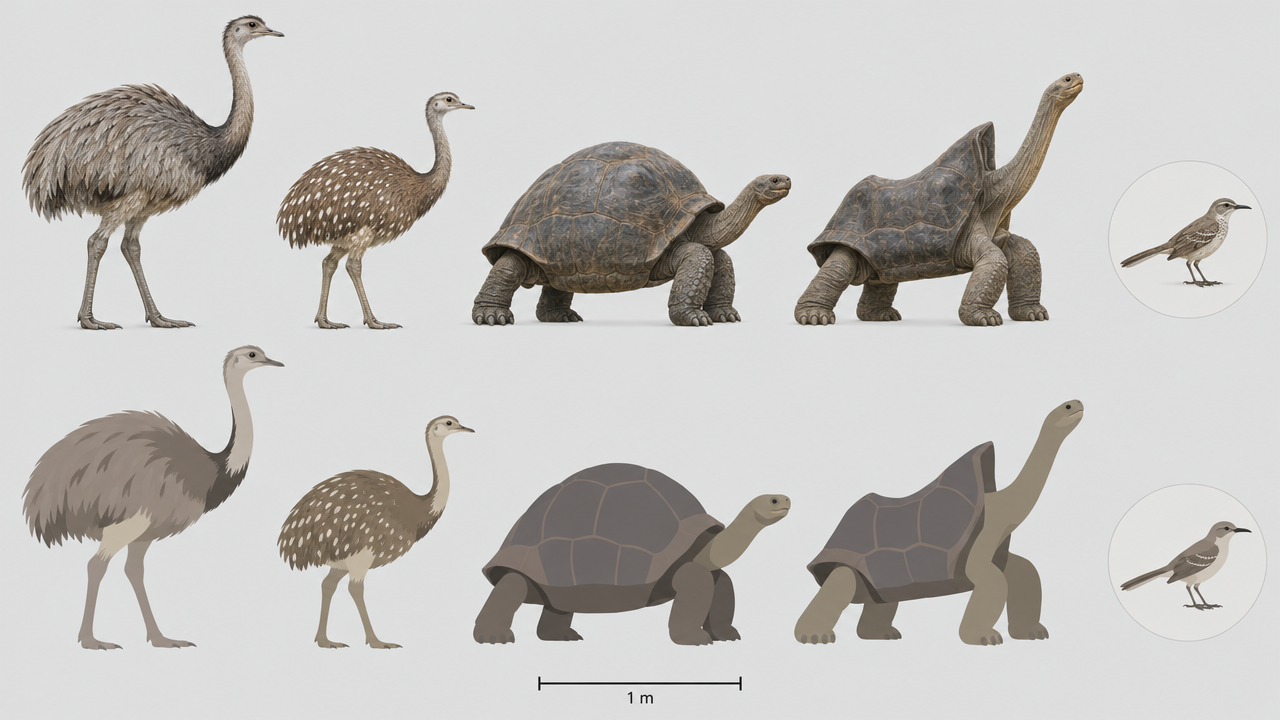
#> input picture referentie/dieren/darwin/vogels.png, 1280 x 720 px, found by its file name
$ python trek.py
#> lines starting #> are read from the running program, lines starting #| are printed output that depends on the picture; after the words box and inside, x2 and y2 are one past the last pixel; in counts of white or black regions, pixels touching at a corner belong together
# Overtrekken van de vlakke rij op de referentieplaten: per dier omtrek + toonvlakken (k-means) -> polygonen in cm (oorsprong midden onder, y omhoog negatief)
import cv2, numpy as np, json, sys
def trek(src, box, pxm, k, naam, eps=0.8, minA=60, grond=None):
#> called with src = '/root/evo2/ref9/vogels.png', box = (10, 340, 300, 660), pxm = 200, k = 3, naam = 'nandoe groot', eps = 0.8, minA = 60
    im = cv2.imread(src)[box[1]:box[3], box[0]:box[2]].copy()
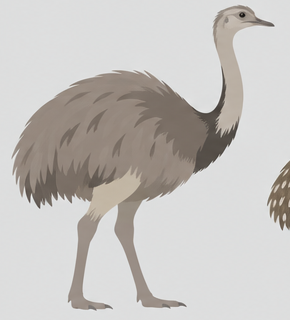
#> im: shape (320, 290, 3); mean B, G, R 191.5, 194.6, 197.7
    bg = np.array([222,222,222]); bgc = np.median(np.concatenate([im[0],im[-1],im[:,0],im[:,-1]]),axis=0); d = np.linalg.norm(im.astype(int) - bgc.astype(int), axis=2)
#> after `bgc = np.median(np.concatenate([im[0], im[-1], im[:, 0], im[:, -1]]), `: bgc = [222, 222, 221]
    mask = (d > 18).astype(np.uint8)*255
#> mask: shape (320, 290); 31.5% white; 2 white regions, box (x1, y1, x2, y2) and area: (11, 5, 275, 311) 28158, (267, 160, 290, 231) 1067
    mask = cv2.morphologyEx(mask, cv2.MORPH_OPEN, np.ones((3,3),np.uint8))
#> mask: shape (320, 290); 31.3% white; 2 white regions, box (x1, y1, x2, y2) and area: (12, 5, 274, 310) 27989, (267, 161, 290, 231) 1040
    n, lab, st, _ = cv2.connectedComponentsWithStats(mask)
#> lab: shape (320, 290) int32; 3 distinct labels, from 0 to 2
#> n = 3; st = [[0, 0, 290, 320, 63771], [12, 5, 262, 305, 27989], [267, 161, 23, 70, 1040]]
    i = 1 + np.argmax(st[1:, cv2.CC_STAT_AREA]); mask = ((lab == i)*255).astype(np.uint8)
#> after `i = 1 + np.argmax(st[1:, cv2.CC_STAT_AREA])`: i = 1
#> after `mask = ((lab == i) * 255).astype(np.uint8)`: mask: shape (320, 290); 30.2% white; 1 white region, box (x1, y1, x2, y2) and area: (12, 5, 274, 310) 27989
    mask = cv2.morphologyEx(mask, cv2.MORPH_CLOSE, np.ones((5,5),np.uint8))
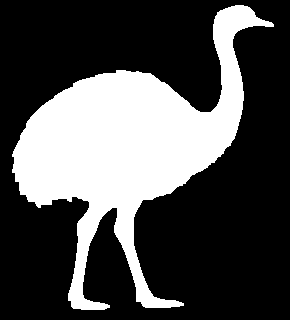
#> mask: shape (320, 290); 30.3% white; 1 white region
    ys, xs = np.nonzero(mask); y0 = ys.max() if grond is None else grond - box[1]; xm = (xs.min()+xs.max())/2
#> after `y0 = ys.max() if grond is None else grond - box[1]`: y0 = 309
#> after `xm = (xs.min() + xs.max()) / 2`: xm = 142.5
    def poly(m, e):
#> called with e = 0.8
        cs,_ = cv2.findContours(m, cv2.RETR_EXTERNAL, cv2.CHAIN_APPROX_NONE); out=[]
#> after `cs, _ = cv2.findContours(m, cv2.RETR_EXTERNAL, cv2.CHAIN_APPROX_NONE)`: cs = 1 contour; box (x1, y1, x2, y2) and area: (12, 5, 274, 310) 27450
        for c in cs:
            if cv2.contourArea(c) < minA: continue
            a = cv2.approxPolyDP(c, e, True)[:,0,:]
            out.append([[round((x-xm)/pxm*100,1), round((y-y0)/pxm*100,1)] for x,y in a])
#> this loop made 1 pass
#> after the loop, out = 1 item
        return out
    res = {'ref': [box[0]+float(xm), box[1]+float(y0)], 'pxm': pxm, 'omtrek': poly(mask, eps), 'breed_cm': round((xs.max()-xs.min())/pxm*100), 'hoog_cm': round((y0-ys.min())/pxm*100)}
    px = im[mask>0].astype(np.float32)
    crit = (cv2.TERM_CRITERIA_EPS+cv2.TERM_CRITERIA_MAX_ITER, 30, 1.0)
    _, lb, cen = cv2.kmeans(px, k, None, crit, 4, cv2.KMEANS_PP_CENTERS)
#> cen = [[94.81, 103.3, 113.6], [170.4, 181.3, 190.2], [127.3, 137.2, 149.4]]
    full = np.full(mask.shape, -1); full[mask>0] = lb[:,0]
#> after `full[mask > 0] = lb[:, 0]`: full: shape (320, 290) int64; 4 distinct labels, from -1 to 2
    order = np.argsort(cen.sum(1))  # donker -> licht
#> order = [0, 2, 1]
    res['tonen'] = []
    for r, ci in enumerate(order):
        m = ((full == ci)*255).astype(np.uint8); m = cv2.morphologyEx(m, cv2.MORPH_OPEN, np.ones((3,3),np.uint8))
        res['tonen'].append({'rang': r, 'rgb': [int(v) for v in cen[ci][::-1]], 'vlakken': poly(m, eps*1.2)})
#> this loop made 3 passes
#> ci on passes 1 to 3: 0, 2, 1
#> m: shape (320, 290); 3.7% white; 7 white regions (5 under 20 px), largest, box (x1, y1, x2, y2) and area: (216, 9, 253, 131) 2160, (87, 171, 140, 218) 1233
    print(naam, res['breed_cm'], res['hoog_cm'], [len(t['vlakken']) for t in res['tonen']], sum(len(p) for p in res['omtrek']), file=sys.stderr)
    return res
R = {}
V='/root/evo2/ref9/vogels.png'; Fo='/root/evo2/ref9/fossielen.png'
R['nandoeGroot'] = trek(V, (10,340,300,660), 200, 3, 'nandoe groot')
R['nandoeKlein'] = trek(V, (270,405,480,660), 200, 3, 'nandoe klein')
#> call 2 of trek, with src = '/root/evo2/ref9/vogels.png', box = (270, 405, 480, 660), pxm = 200, k = 3, naam = 'nandoe klein', eps = 0.8, minA = 60
#> in trek (call 2), `mask = (d > 18).astype(np.uint8)*255`: mask: shape (255, 210); 30.3% white; 2 white regions, box (x1, y1, x2, y2) and area: (7, 10, 205, 245) 16062, (202, 207, 210, 239) 160
#> in trek (call 2), `mask = cv2.morphologyEx(mask, cv2.MORPH_OPEN, np.ones((3,3),np.uint8))`: mask: shape (255, 210); 30.1% white; 2 white regions, box (x1, y1, x2, y2) and area: (7, 10, 205, 244) 15979, (203, 209, 210, 238) 155
#> in trek (call 2), `n, lab, st, _ = cv2.connectedComponentsWithStats(mask)`:
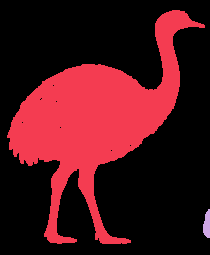
#> lab: shape (255, 210) int32; 3 distinct labels, from 0 to 2; one colour per label, 0 black
#> in trek (call 2), `n, lab, st, _ = cv2.connectedComponentsWithStats(mask)`: st = [[0, 0, 210, 255, 37416], [7, 10, 198, 234, 15979], [203, 209, 7, 29, 155]]
#> in trek (call 2), `mask = ((lab == i) * 255).astype(np.uint8)`: mask: shape (255, 210); 29.8% white; 1 white region, box (x1, y1, x2, y2) and area: (7, 10, 205, 244) 15979
#> in trek (call 2), `mask = cv2.morphologyEx(mask, cv2.MORPH_CLOSE, np.ones((5,5),np.uint8))`: mask: shape (255, 210); 29.9% white; 1 white region
#> in trek (call 2), `ys, xs = np.nonzero(mask)`: ys = 16029 values from 10 to 243; xs = 16029 values, max 204 at index 504, min 7 at index 10444, mean 94.32
#> in trek (call 2), `y0 = ys.max() if grond is None else grond - box[1]`: y0 = 243
#> in trek (call 2), `xm = (xs.min() + xs.max()) / 2`: xm = 105.5
#> in poly (call 5), `cs, _ = cv2.findContours(m, cv2.RETR_EXTERNAL, cv2.CHAIN_APPROX_NONE)`: cs = 1 contour; box (x1, y1, x2, y2) and area: (7, 10, 205, 244) 15545
#> in trek (call 2), `_, lb, cen = cv2.kmeans(px, k, None, crit, 4, cv2.KMEANS_PP_CENTERS)`: lb = 16029 values, max 2 at index 9, min 0 at index 11, mean 0.61; cen = [[89.48, 107.2, 122.9], [168.6, 184.1, 194.5], [119.4, 137.1, 149.9]]
#> in trek (call 2), `full[mask > 0] = lb[:, 0]`: full: shape (255, 210) int64; 4 distinct labels, from -1 to 2
#> the loop in trek (call 2), `for r, ci in enumerate(order):` made 3 passes
#> after the loop in trek (call 2), `for r, ci in enumerate(order):`: m: shape (255, 210); 4% white; 18 white regions (12 under 20 px), largest, box (x1, y1, x2, y2) and area: (159, 19, 188, 106) 1139, (58, 142, 104, 176) 744, (167, 13, 178, 18) 41, (65, 102, 70, 107) 22, (57, 125, 61, 131) 20, (29, 134, 33, 140) 20
R['schildKoepel'] = trek(V, (465,455,795,650), 200, 3, 'koepel')
#> call 3 of trek, with src = '/root/evo2/ref9/vogels.png', box = (465, 455, 795, 650), pxm = 200, k = 3, naam = 'koepel', eps = 0.8, minA = 60
#> in trek (call 3), `mask = (d > 18).astype(np.uint8)*255`: mask: shape (195, 330); 55.5% white; 2 black regions (1 under 20 px), largest, box (x1, y1, x2, y2) and area: (0, 0, 330, 195) 28611
#> in trek (call 3), `mask = cv2.morphologyEx(mask, cv2.MORPH_OPEN, np.ones((3,3),np.uint8))`: mask: shape (195, 330); 55.5% white; 2 black regions (1 under 20 px), largest, box (x1, y1, x2, y2) and area: (0, 0, 330, 195) 28657
#> in trek (call 3), `n, lab, st, _ = cv2.connectedComponentsWithStats(mask)`: n = 2; st = [[0, 0, 330, 195, 28658], [8, 8, 318, 183, 35692]]
#> in trek (call 3), `mask = cv2.morphologyEx(mask, cv2.MORPH_CLOSE, np.ones((5,5),np.uint8))`:
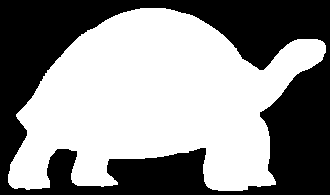
#> mask: shape (195, 330); 55.6% white; 1 black region
#> in trek (call 3), `y0 = ys.max() if grond is None else grond - box[1]`: y0 = 190
#> in trek (call 3), `xm = (xs.min() + xs.max()) / 2`: xm = 166.5
#> in poly (call 9), `cs, _ = cv2.findContours(m, cv2.RETR_EXTERNAL, cv2.CHAIN_APPROX_NONE)`: cs = 1 contour; box (x1, y1, x2, y2) and area: (8, 8, 326, 191) 35270
#> in trek (call 3), `_, lb, cen = cv2.kmeans(px, k, None, crit, 4, cv2.KMEANS_PP_CENTERS)`: cen = [[102.4, 107.7, 115.6], [74.6, 80.97, 88.16], [182.4, 185.9, 188.5]]
#> in trek (call 3), `full[mask > 0] = lb[:, 0]`:
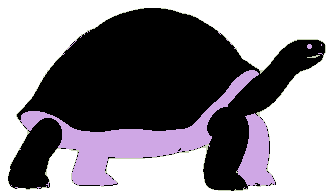
#> full: shape (195, 330) int64; 4 distinct labels, from -1 to 2; one colour per label, 0 black, -1 white
#> in trek (call 3), `order = np.argsort(cen.sum(1))`: order = [1, 0, 2]
#> the loop in trek (call 3), `for r, ci in enumerate(order):` made 3 passes
#> after the loop in trek (call 3), `for r, ci in enumerate(order):`: m: shape (195, 330); 0.03% white in thin lines or dots, all inside (x1, y1, x2, y2) = (205, 112, 260, 148)
R['schildZadel'] = trek(V, (790,395,1090,650), 200, 3, 'zadel')
#> call 4 of trek, with src = '/root/evo2/ref9/vogels.png', box = (790, 395, 1090, 650), pxm = 200, k = 3, naam = 'zadel', eps = 0.8, minA = 60
#> in trek (call 4), `mask = (d > 18).astype(np.uint8)*255`: mask: shape (255, 300); 43% white; 2 white regions (1 under 20 px), largest, box (x1, y1, x2, y2) and area: (4, 4, 294, 251) 32913
#> in trek (call 4), `mask = cv2.morphologyEx(mask, cv2.MORPH_OPEN, np.ones((3,3),np.uint8))`: mask: shape (255, 300); 43% white; 1 white region, box (x1, y1, x2, y2) and area: (4, 4, 294, 251) 32901
#> in trek (call 4), `n, lab, st, _ = cv2.connectedComponentsWithStats(mask)`: st = [[0, 0, 300, 255, 43599], [4, 4, 290, 247, 32901]]
#> in trek (call 4), `mask = cv2.morphologyEx(mask, cv2.MORPH_CLOSE, np.ones((5,5),np.uint8))`: mask: shape (255, 300); 43.1% white; 1 white region
#> in trek (call 4), `y0 = ys.max() if grond is None else grond - box[1]`: y0 = 250
#> in trek (call 4), `xm = (xs.min() + xs.max()) / 2`: xm = 148.5
#> in poly (call 13), `cs, _ = cv2.findContours(m, cv2.RETR_EXTERNAL, cv2.CHAIN_APPROX_NONE)`: cs = 1 contour; box (x1, y1, x2, y2) and area: (4, 4, 294, 251) 32372
#> in trek (call 4), `_, lb, cen = cv2.kmeans(px, k, None, crit, 4, cv2.KMEANS_PP_CENTERS)`: cen = [[96.33, 101.8, 108.9], [116.8, 133.1, 144.1], [186.8, 191.2, 193.9]]
#> in trek (call 4), `full[mask > 0] = lb[:, 0]`:
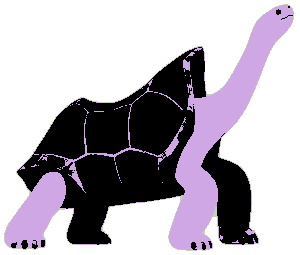
#> full: shape (255, 300) int64; 4 distinct labels, from -1 to 2; one colour per label, 0 black, -1 white
#> in trek (call 4), `order = np.argsort(cen.sum(1))`: order = [0, 1, 2]
#> the loop in trek (call 4), `for r, ci in enumerate(order):` made 3 passes
#> pass 1, in trek (call 4), `m = cv2.morphologyEx(m, cv2.MORPH_OPEN, np.ones((3, 3), np.uint8))`:
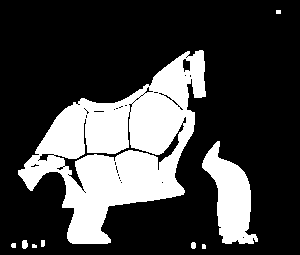
#> m: shape (255, 300); 25.9% white; 9 white regions (2 under 20 px)
R['spotlijster'] = trek(V, (1115,515,1255,615), 200, 3, 'spot')
#> in poly (call 17), `cs, _ = cv2.findContours(m, cv2.RETR_EXTERNAL, cv2.CHAIN_APPROX_NONE)`: cs = 1 contour; box (x1, y1, x2, y2) and area: (6, 6, 137, 96) 3188
#> (the run stopped early here; a loop or call above may not have finished)
